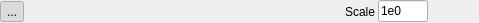
<?xml version="1.0" encoding="UTF-8"?>
<ui version="4.0">
 <class>Form</class>
 <widget class="QWidget" name="Form">
  <property name="geometry">
   <rect>
    <x>0</x>
    <y>0</y>
    <width>479</width>
    <height>22</height>
   </rect>
  </property>
  <property name="windowTitle">
   <string>Form</string>
  </property>
  <layout class="QHBoxLayout" name="horizontalLayout">
   <property name="spacing">
    <number>3</number>
   </property>
   <property name="leftMargin">
    <number>0</number>
   </property>
   <property name="topMargin">
    <number>0</number>
   </property>
   <property name="rightMargin">
    <number>0</number>
   </property>
   <property name="bottomMargin">
    <number>0</number>
   </property>
   <item>
    <widget class="QToolButton" name="_show">
     <property name="toolTip">
      <string>Toggle profile plotting.</string>
     </property>
     <property name="text">
      <string>...</string>
     </property>
     <property name="icon">
      <iconset resource="../../../../QGIS3-master/images/images.qrc">
       <normaloff>:/images/themes/default/mActionShowAllLayers.svg</normaloff>:/images/themes/default/mActionShowAllLayers.svg</iconset>
     </property>
     <property name="checkable">
      <bool>true</bool>
     </property>
     <property name="checked">
      <bool>true</bool>
     </property>
     <property name="autoRaise">
      <bool>true</bool>
     </property>
    </widget>
   </item>
   <item>
    <widget class="RdpAxisWidget" name="_axis" native="true">
     <property name="sizePolicy">
      <sizepolicy hsizetype="Preferred" vsizetype="Preferred">
       <horstretch>0</horstretch>
       <verstretch>0</verstretch>
      </sizepolicy>
     </property>
     <property name="minimumSize">
      <size>
       <width>0</width>
       <height>0</height>
      </size>
     </property>
     <property name="maximumSize">
      <size>
       <width>16777215</width>
       <height>40</height>
      </size>
     </property>
     <layout class="QHBoxLayout" name="horizontalLayout_3">
      <property name="spacing">
       <number>3</number>
      </property>
      <property name="leftMargin">
       <number>0</number>
      </property>
      <property name="topMargin">
       <number>0</number>
      </property>
      <property name="rightMargin">
       <number>0</number>
      </property>
      <property name="bottomMargin">
       <number>0</number>
      </property>
     </layout>
    </widget>
   </item>
   <item>
    <widget class="QLabel" name="label_27">
     <property name="sizePolicy">
      <sizepolicy hsizetype="Fixed" vsizetype="Preferred">
       <horstretch>0</horstretch>
       <verstretch>0</verstretch>
      </sizepolicy>
     </property>
     <property name="minimumSize">
      <size>
       <width>25</width>
       <height>0</height>
      </size>
     </property>
     <property name="text">
      <string>Scale</string>
     </property>
    </widget>
   </item>
   <item>
    <widget class="QLineEdit" name="_scale">
     <property name="enabled">
      <bool>true</bool>
     </property>
     <property name="sizePolicy">
      <sizepolicy hsizetype="Fixed" vsizetype="Fixed">
       <horstretch>0</horstretch>
       <verstretch>0</verstretch>
      </sizepolicy>
     </property>
     <property name="maximumSize">
      <size>
       <width>50</width>
       <height>16777215</height>
      </size>
     </property>
     <property name="text">
      <string>1e0</string>
     </property>
    </widget>
   </item>
   <item>
    <widget class="QgsColorButton" name="_color">
     <property name="enabled">
      <bool>true</bool>
     </property>
     <property name="maximumSize">
      <size>
       <width>48</width>
       <height>16777215</height>
      </size>
     </property>
     <property name="toolTip">
      <string>Color used for ROI display in scatter plot and map canvas overlay.</string>
     </property>
     <property name="autoRaise">
      <bool>true</bool>
     </property>
     <property name="color">
      <color>
       <red>255</red>
       <green>255</green>
       <blue>255</blue>
      </color>
     </property>
     <property name="allowOpacity">
      <bool>false</bool>
     </property>
     <property name="showMenu">
      <bool>true</bool>
     </property>
     <property name="defaultColor">
      <color>
       <red>255</red>
       <green>255</green>
       <blue>255</blue>
      </color>
     </property>
    </widget>
   </item>
  </layout>
 </widget>
 <customwidgets>
  <customwidget>
   <class>QgsColorButton</class>
   <extends>QToolButton</extends>
   <header>qgscolorbutton.h</header>
  </customwidget>
  <customwidget>
   <class>RdpAxisWidget</class>
   <extends>QWidget</extends>
   <header>rasterdataplotting.rasterdataplotting.gui.rdpaxiswidget</header>
   <container>1</container>
  </customwidget>
 </customwidgets>
 <resources>
  <include location="../../../../QGIS3-master/images/images.qrc"/>
 </resources>
 <connections/>
</ui>
